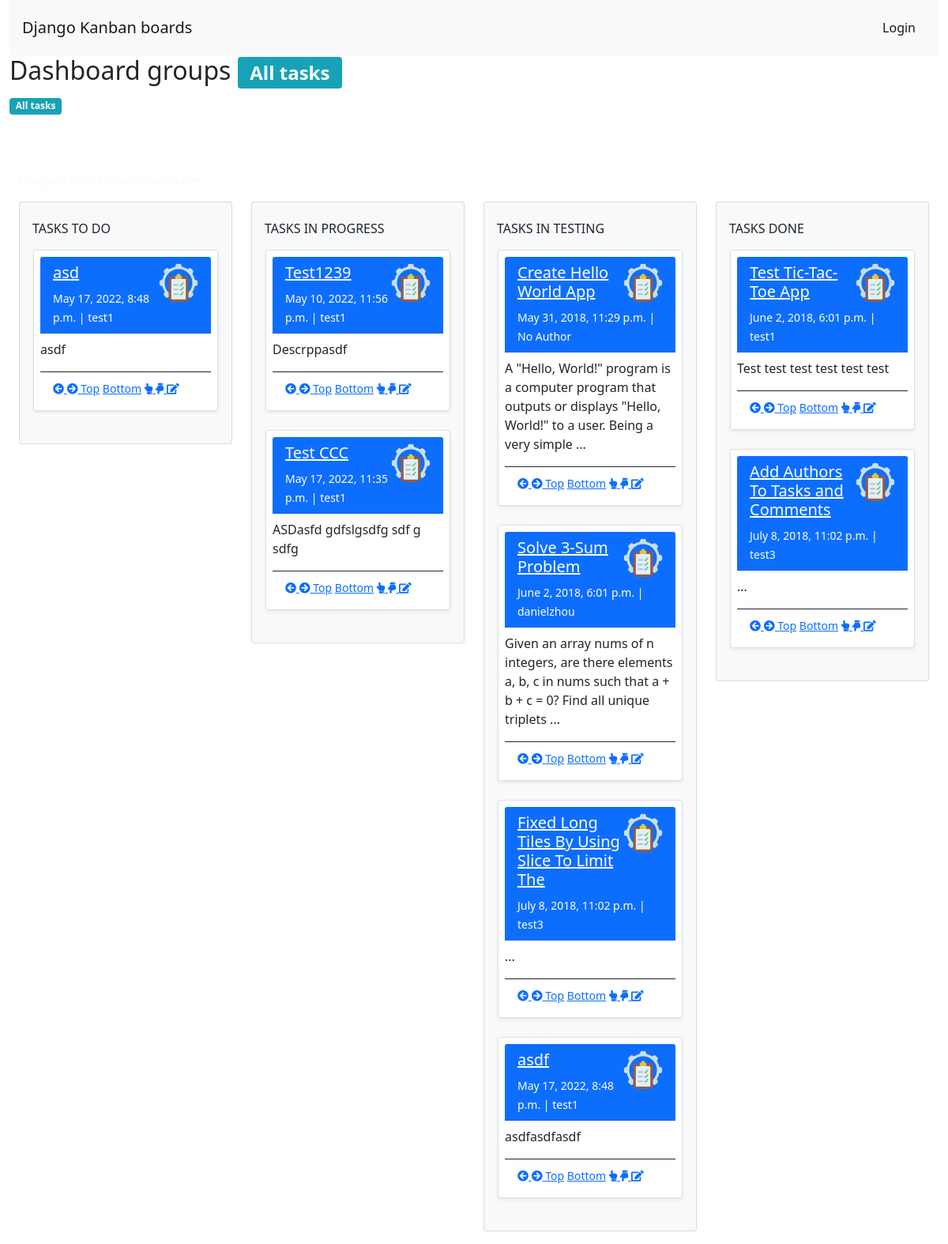
Before: //default with the older database file.
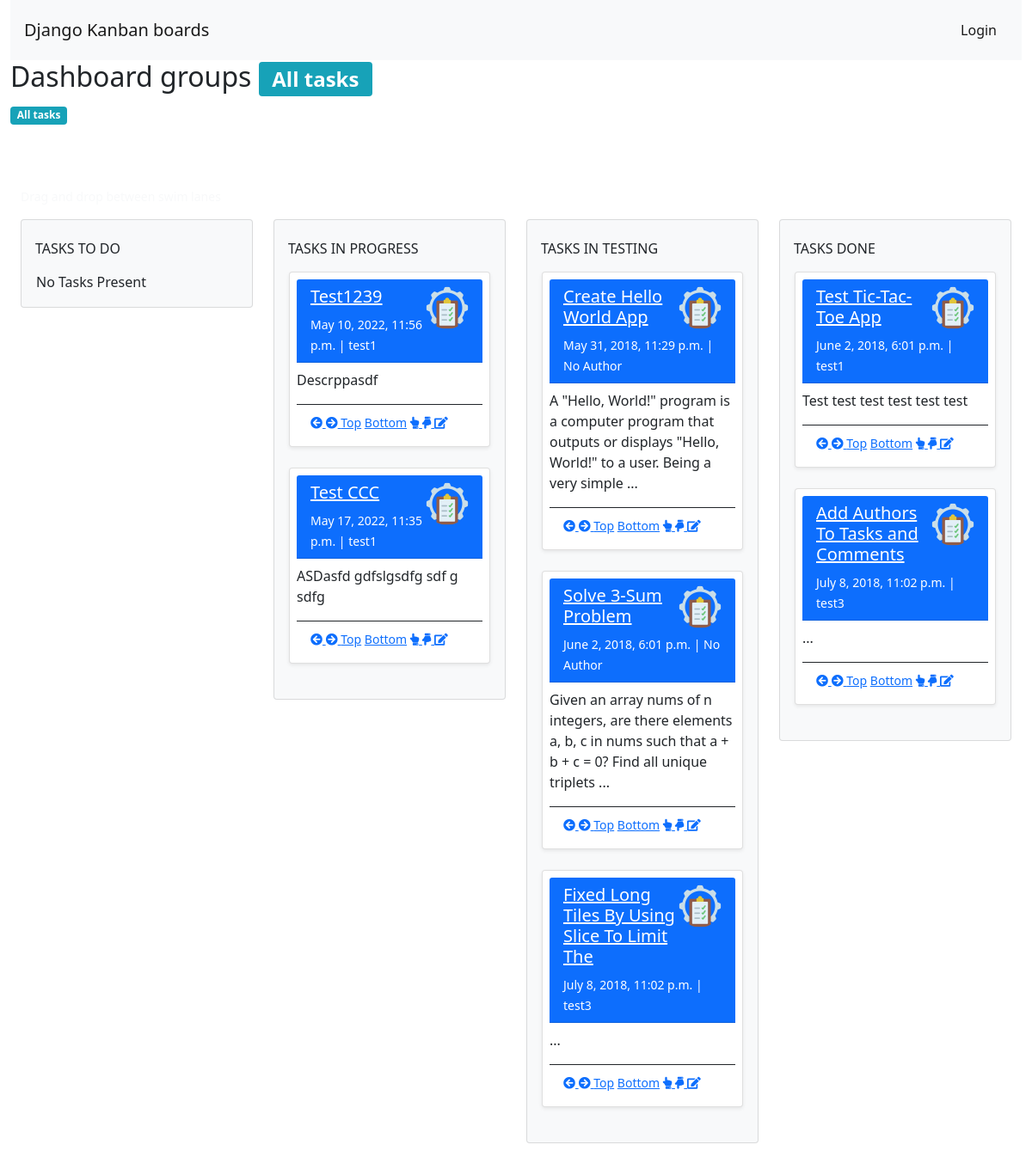
After: the same page with the newer database file.
### kanban/models/task.py (models this page shows, shortened)
class Task(models.Model):
    class Meta:
        ordering = ['-date_modified']
    STATUS_CHOICES = {
        ('TODO', 'To Do'),
        ('PROG', 'In Progress'),
        ('TEST', 'In Testing'),
        ('DONE', 'Done'),
    }
    uuid = models.UUIDField(primary_key=True, editable=False, default=uuid.uuid4)
    priority = models.IntegerField(default=0)
    title = models.CharField(max_length=200)
    description = models.TextField(blank=True, null=True)
    status = models.CharField(max_length=4, choices=STATUS_CHOICES, default='TODO')
    date_created = models.DateTimeField(default=datetime.datetime.now())
    date_modified = models.DateTimeField(default=datetime.datetime.now())
    User = get_user_model()
    users = User.objects.all()
    print(users)
    usrs = {
        ('TODO', 'To Do'),
        ('PROG', 'In Progress'),
        ('TEST', 'In Testing'),
        ('DONE', 'Done'),
    }
    users_toulpe = {('No Author','No Author')}
    for user in users:
        print (user.username)
        users_toulpe.add((user.username,user.username))
    print(users_toulpe)
    groups_toulpe = {('default','default')}
    groups = Group.objects.all()
    for group in groups:
        print(group.name)
        groups_toulpe.add((group.name,group.name))
    print(groups_toulpe)
    author = models.CharField(max_length=200, choices =users_toulpe, default='No_Author')
    group = models.CharField(max_length=200, choices =groups_toulpe, default='default')
    archive = models.BooleanField(default=False)

### kanban/views/allTasksGroup.py (the view)
# urls.py: path('/<group>', views.AllTasksGroup.as_view(), name='all-tasks-groups'),
class AllTasksGroup(Index):
    def get_context_data(self, **kwargs):
        context = super().get_context_data(**kwargs)
        print("--------------------------------------")
        group = kwargs['group']
        if group == 'all':
            groups = []
            for group in self.request.user.groups.all():
                print(group.name)
                groups.append(group.name)
            print(groups)
            todo_tasks = Task.objects.filter(status='TODO', group__in=groups)
            prog_tasks = Task.objects.filter(status='PROG', group__in=groups)
            test_tasks = Task.objects.filter(status='TEST', group__in=groups)
            done_tasks = Task.objects.filter(status='DONE', group__in=groups)
        else :
            todo_tasks = Task.objects.filter(status='TODO', group=group)
            prog_tasks = Task.objects.filter(status='PROG', group=group)
            test_tasks = Task.objects.filter(status='TEST', group=group)
            done_tasks = Task.objects.filter(status='DONE', group=group)
        context['TODO_list'] = todo_tasks.order_by('-priority')[:15]
        context['PROG_list'] = prog_tasks.order_by('-priority')[:15]
        context['TEST_list'] = test_tasks.order_by('-priority')[:15]
        context['DONE_list'] = done_tasks.order_by('-priority')[:15]
        return context

### kanban/views/index.py (called while the page is built)
    def get_context_data(self, **kwargs):
        context = super(Index, self).get_context_data(**kwargs)
        groups = []
        for group in self.request.user.groups.all():
            print(group.name)
            groups.append(group.name)
        print(groups)
        todo_tasks = Task.objects.filter(status='TODO', group__in=groups)
        prog_tasks = Task.objects.filter(status='PROG', group__in=groups)
        test_tasks = Task.objects.filter(status='TEST', group__in=groups)
        done_tasks = Task.objects.filter(status='DONE', group__in=groups)
        context['TODO_list'] = todo_tasks.order_by('-priority')[:15]
        context['PROG_list'] = prog_tasks.order_by('-priority')[:15]
        context['TEST_list'] = test_tasks.order_by('-priority')[:15]
        context['DONE_list'] = done_tasks.order_by('-priority')[:15]
        return context

### kanban/templates/kanban/index.html (shortened to what this page needs)
{% extends 'kanban/kanban_base.html' %}
{% block content %}
    <div class="container-fluid">
        <nav class="navbar navbar-expand-lg navbar-light bg-light">
            <a class="navbar-brand" href="#">Django Kanban boards</a>
            <div class="collapse navbar-collapse" id="navbarText">
                <span class="navbar-text">
                    {% if user.is_authenticated %}
                        <strong>{{ user.email }}</strong>
                        <button type="button" class="btn btn-outline-light">
                            <a href="{% url 'accounts-logout' %}" style="text-decoration:none">Logout</a>
                        </button>
                    {% else %}
                        <button type="button" class="btn btn-outline-light">
                            <a href="{% url 'accounts-login' %}" style="text-decoration:none">Login</a>
                        </button>
                    {% endif %}
                </span>
            </div>
        </nav>
        <div class="row">
            <h2>Dashboard groups
                <span class="badge badge-info">
                    {% if "/accounts/tasks/" in request.path %}
                        My task
                    {% else %}
                        All tasks
                    {% endif %}
                </span>
            </h2>
            <div class="btn-group" role="group" aria-label="Basic example">
                <form method="get" class="form-group">
                    {% if "/accounts/tasks/" in request.path %}
                        <span class="badge badge-info">
                            <a href="{% url 'user-tasks' %}" style="color:#ffffff; text-decoration:none">My tasks</a>
                        </span>
                        {% for gr in user.groups.all %}
                            <span class="badge badge-info">
                                <a href="{% url 'user-tasks-groups' gr.name %}" style="color:#ffffff; text-decoration:none">{{ gr.name }}</a>
                            </span>
                        {% endfor %}
                    {% else %}
                        <span class="badge badge-info">
                            <a href="{% url 'all-tasks-groups' 'all' %}" style="color:#ffffff; text-decoration:none">All tasks</a>
                        </span>
                    {% endif %}
                </form>
            </div>
        </div>
        <div class="container-fluid pt-3">
            <h3 class="font-weight-light text-white">Kanban Board</h3>
            <div class="small  text-light">Drag and drop between swim lanes</div>
            <div
                class="row flex-row flex-sm-nowrap py-3">
                <div class="col-sm-6 col-md-4 col-xl-3">
                    {% include 'kanban/index_task_list.html' with task_list=TODO_list title='Tasks To Do' %}
                </div>
                <div class="col-sm-6 col-md-4 col-xl-3">
                    {% include 'kanban/index_task_list.html' with task_list=PROG_list title='Tasks In Progress' %}
                </div>
                <div class="col-sm-6 col-md-4 col-xl-3">
                    {% include 'kanban/index_task_list.html' with task_list=TEST_list title='Tasks In Testing' %}
                </div>
                <div class="col-sm-6 col-md-4 col-xl-3">
                    {% include 'kanban/index_task_list.html' with task_list=DONE_list title='Tasks Done' %}
                </div>
            </div>
        </div>
    </div>
{% endblock %}

### kanban/templates/kanban/index_task_list.html (shortened to what this page needs)
<div class="card bg-light" ondrop="drop(event,'{{ title }}')" ondragover="allowDrop(event)">
    <div class="card-body">
        <h6 class="card-title text-uppercase text-truncate py-2">{{ title }}</h6>
        <div class="items border border-light">
            {% if task_list %}
                {% for task in task_list %}
                    {% if task.archive is False or user.is_superuser %}
                        <div class="card draggable shadow-sm" draggable="true" ondragend="dropTask(event,'{{ title }}','{{ task.uuid }}')">
                            {% include 'kanban/index_task_panel.html' with task=task %}
                        </div>
                        <div class="dropzone rounded">
                        </div>
                    {% endif %}
                {% endfor %}
            {% else %}
                No Tasks Present
            {% endif %}
        </div>
    </div>
</div>

### kanban/templates/kanban/index_task_panel.html (shortened to what this page needs)
<div class="card-body p-2">
    <div class="card-title">
        <div class="card-header text-white bg-primary" >
            {% if task.archive == False %}
                <img class="rounded-circle float-right"/>
            {% endif%}
            <h5>
                    <a href="{% url 'task-detail' pk=task.uuid %}" class="lead font-weight-light" style="color: white">{{ task.title|slice:":45" }}</a>
                </h5>
                <small>{{ task.date_created }}
                    |
                    {{ task.author }}<br></small>
                </div>
            </div>
            <p class="card-text">
                {% if task.description %}
                    {{ task.description|slice:":120" }}
                    {% if task.description|length > 120 %}
                        ...
                    {% endif %}
                {% else %}
                    ...
                {% endif %}
            </p>
            <div class="card-footer bg-white   border-dark ">
                <small>
                    <a href="{% url 'task-action-decrease_status' pk=task.uuid %}">
                        <i class="fa fa-arrow-circle-left" aria-hidden="true"></i>
                </a>
                <a href="{% url 'task-action-increase_status' pk=task.uuid %}">
                    <i class="fa fa-arrow-circle-right" aria-hidden="true"></i>
                </a>
                <a href="{% url 'task-action-max_priority' pk=task.uuid %}">Top</a>
                <a href="{% url 'task-action-min_priority' pk=task.uuid %}">Bottom</a>
                <a href="{% url 'task-action-increase_priority' pk=task.uuid %}">
                    <i class="fa fa-hand-o-up" aria-hidden="true"></i>
                </a>
                <a href="{% url 'task-action-decrease_priority' pk=task.uuid %}">
                    <i class="fa fa-hand-o-down" aria-hidden="true"></i>
                </a>
                <a href="{% url 'task-edit' pk=task.uuid %}">
                    <i class="fa fa-pencil-square-o" aria-hidden="true"></i>
                </a>
            </small>
        </div>
    </div>

Changed rows visible on the page:
no longer on this page (row edited): Task: archive False (drawn), title "asd", date_created "May 17, 2022, 8:48 p.m.", author "test1", description "asdf"
no longer on this page (row edited): Task: archive False (drawn), title "asdf", date_created "May 17, 2022, 8:48 p.m.", author "test1", description "asdfasdfasdf"
changed Task "Solve 3-Sum Problem": author "danielzhou" → "No Author"
Other visible differences:
text now shown: "No Tasks Present"
